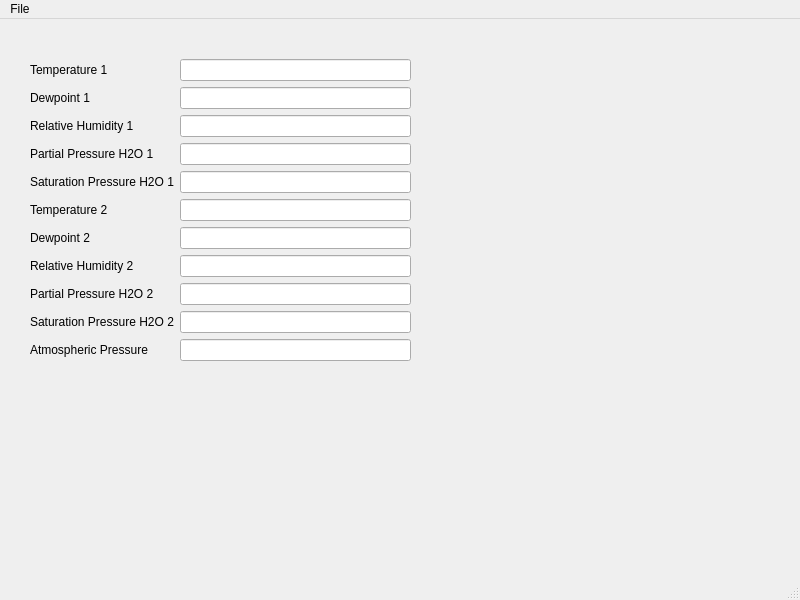
<?xml version="1.0" encoding="UTF-8"?>
<ui version="4.0">
 <class>MainWindow</class>
 <widget class="QMainWindow" name="MainWindow">
  <property name="geometry">
   <rect>
    <x>0</x>
    <y>0</y>
    <width>800</width>
    <height>600</height>
   </rect>
  </property>
  <property name="windowTitle">
   <string>MainWindow</string>
  </property>
  <widget class="QWidget" name="centralwidget">
   <widget class="QWidget" name="formLayoutWidget">
    <property name="geometry">
     <rect>
      <x>30</x>
      <y>40</y>
      <width>381</width>
      <height>491</height>
     </rect>
    </property>
    <layout class="QFormLayout" name="formLayout">
     <item row="0" column="0">
      <widget class="QLabel" name="temperature1Label">
       <property name="text">
        <string>Temperature 1</string>
       </property>
      </widget>
     </item>
     <item row="0" column="1">
      <widget class="QLineEdit" name="temperature1LineEdit"/>
     </item>
     <item row="1" column="0">
      <widget class="QLabel" name="dewpoint1Label">
       <property name="text">
        <string>Dewpoint 1</string>
       </property>
      </widget>
     </item>
     <item row="1" column="1">
      <widget class="QLineEdit" name="dewpoint1LineEdit"/>
     </item>
     <item row="2" column="0">
      <widget class="QLabel" name="relativeHumidity1Label">
       <property name="text">
        <string>Relative Humidity 1</string>
       </property>
      </widget>
     </item>
     <item row="2" column="1">
      <widget class="QLineEdit" name="relativeHumidity1LineEdit"/>
     </item>
     <item row="5" column="0">
      <widget class="QLabel" name="temperature2Label">
       <property name="text">
        <string>Temperature 2</string>
       </property>
      </widget>
     </item>
     <item row="5" column="1">
      <widget class="QLineEdit" name="temperature2LineEdit"/>
     </item>
     <item row="6" column="0">
      <widget class="QLabel" name="dewpoint2Label">
       <property name="text">
        <string>Dewpoint 2</string>
       </property>
      </widget>
     </item>
     <item row="6" column="1">
      <widget class="QLineEdit" name="dewpoint2LineEdit"/>
     </item>
     <item row="7" column="0">
      <widget class="QLabel" name="relativeHumidity2Label">
       <property name="text">
        <string>Relative Humidity 2</string>
       </property>
      </widget>
     </item>
     <item row="7" column="1">
      <widget class="QLineEdit" name="relativeHumidity2LineEdit"/>
     </item>
     <item row="8" column="0">
      <widget class="QLabel" name="partialPressureH2O2Label">
       <property name="text">
        <string>Partial Pressure H2O 2</string>
       </property>
      </widget>
     </item>
     <item row="8" column="1">
      <widget class="QLineEdit" name="partialPressureH2O2LineEdit"/>
     </item>
     <item row="10" column="0">
      <widget class="QLabel" name="atmosphericPressureLabel">
       <property name="text">
        <string>Atmospheric Pressure</string>
       </property>
      </widget>
     </item>
     <item row="10" column="1">
      <widget class="QLineEdit" name="atmosphericPressureLineEdit"/>
     </item>
     <item row="3" column="0">
      <widget class="QLabel" name="partialPressureH2O1Label">
       <property name="text">
        <string>Partial Pressure H2O 1</string>
       </property>
      </widget>
     </item>
     <item row="3" column="1">
      <widget class="QLineEdit" name="partialPressureH2O1LineEdit"/>
     </item>
     <item row="4" column="0">
      <widget class="QLabel" name="saturationPressureH2O1Label">
       <property name="text">
        <string>Saturation Pressure H2O 1</string>
       </property>
      </widget>
     </item>
     <item row="4" column="1">
      <widget class="QLineEdit" name="saturationPressureH2O1LineEdit"/>
     </item>
     <item row="9" column="0">
      <widget class="QLabel" name="saturationPressureH2O2Label">
       <property name="text">
        <string>Saturation Pressure H2O 2</string>
       </property>
      </widget>
     </item>
     <item row="9" column="1">
      <widget class="QLineEdit" name="saturationPressureH2O2LineEdit"/>
     </item>
    </layout>
   </widget>
  </widget>
  <widget class="QMenuBar" name="menubar">
   <property name="geometry">
    <rect>
     <x>0</x>
     <y>0</y>
     <width>800</width>
     <height>23</height>
    </rect>
   </property>
   <widget class="QMenu" name="menuRoker">
    <property name="title">
     <string>File</string>
    </property>
    <addaction name="actionExit"/>
   </widget>
   <addaction name="menuRoker"/>
  </widget>
  <widget class="QStatusBar" name="statusbar"/>
  <action name="actionExit">
   <property name="text">
    <string>Exit</string>
   </property>
  </action>
 </widget>
 <resources/>
 <connections/>
</ui>
